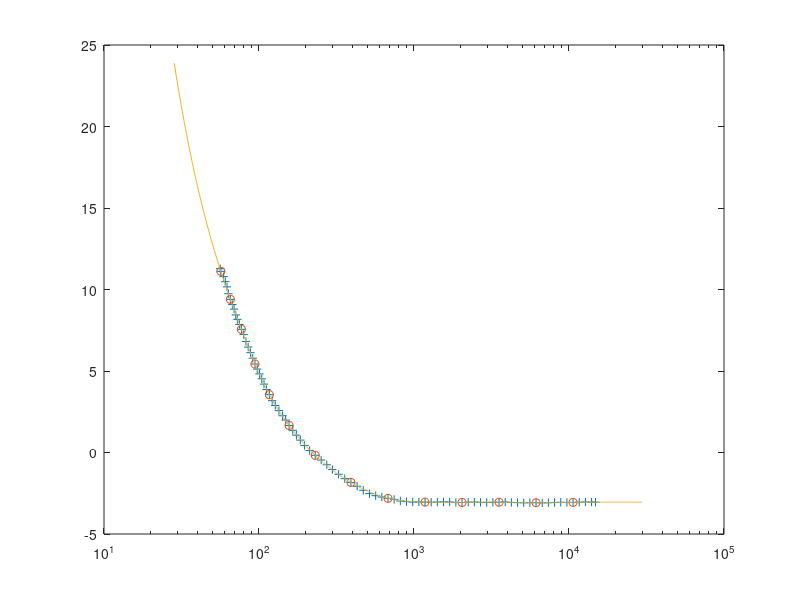

Write MATLAB code to recreate this figure. (Note: this script raises an error after producing the figure.)
% Data from Moore et al. (2000) JAES, Fig. 9
% Extracted with WebPlotDigitizer.

dat = [ 56.74224223182155, 11.11385239244856; ...
        56.186798017741935, 11.27706084394175; ...
        59.08743957425362, 10.790117546589961; ...
        60.59624873760155, 10.482451443616497; ...
        62.14420269914844, 10.161029386150695; ...
        63.4712956254872, 9.741097952486141; ...
        65.36559120139593, 9.394381680788065; ...
        67.31502933150387, 9.076323647615688; ...
        69.0325035157561, 8.797315783167925; ...
        70.79778082543476, 8.440357509930255; ...
        72.45275611859401, 8.16711877535246; ...
        74.76875032766966, 7.855901237261422; ...
        76.99773265172901, 7.553891817663439; ...
        79.62520150333678, 7.233466161079349; ...
        82.34825805824775, 6.813309834425819; ...
        85.1597879100794, 6.468811257480141; ...
        88.06730886474827, 6.1243126805344605; ...
        91.07364608090566, 5.78669208083495; ...
        94.18389597254131, 5.430157043708476; ...
        97.39722061432767, 5.118328858682096; ...
        100.71905092869517, 4.821976122459596; ...
        104.15469271890369, 4.518745408990926; ...
        107.70897963917551, 4.196845900139799; ...
        111.85058897139635, 3.8613119861022813; ...
        116.63449911279153, 3.5469265803804273; ...
        121.62760891055392, 3.1802685475876924; ...
        127.3573248451631, 2.885066513825448; ...
        134.4745368402145, 2.569670160572196; ...
        141.98941858930448, 2.2549288527709628; ...
        148.67530144221863, 1.9881557916262143; ...
        156.33284307379694, 1.6590784482102858; ...
        165.06705382946993, 1.3626784130655007; ...
        174.28981593961691, 1.0616930597566014; ...
        184.79612960407871, 0.759977696666029; ...
        196.75699540597284, 0.4345566045643192; ...
        212.1239292151455, 0.12472996713982276; ...
        230.6020912012362, -0.17252234103857944; ...
        251.73517427876763, -0.46359690695921785; ...
        273.6625492701616, -0.7541101869267308; ...
        297.5003841720752, -1.0468466514586616; ...
        326.1194094218453, -1.336120369732729; ...
        357.48637243226545, -1.6053854269270325; ...
        391.85896725159466, -1.8346331619618148; ...
        429.5388404388756, -2.0713841449015042; ...
        470.84528687722934, -2.3181394583810793; ...
        516.1081123181725, -2.5223763670661583; ...
        565.6904373046993, -2.649079714067156; ...
        620.0154101969238, -2.729513032321208; ...
        679.5579888636125, -2.8111968918927452; ...
        744.8099409317279, -2.876623714336972; ...
        816.3444103882639, -2.9708129870833595; ...
        894.7162165815296, -3.0137300658128545; ...
        980.5987017070146, -3.0378890247800783; ...
        1074.7006660563613, -3.0307844508101667; ...
        1177.8500228757878, -3.043688537920019; ...
        1290.8937888972675, -3.0503399184424502; ...
        1414.7715676083933, -3.041984803155053; ...
        1550.5370044602491, -3.033629687867659; ...
        1699.343144212276, -3.0352789031201475; ...
        1862.467301912425, -3.0644400273573105; ...
        2041.2059291280782, -3.063588159974824; ...
        2237.07970130105, -3.051481420734973; ...
        2451.753913539242, -3.041875764130097; ...
        2687.077162926608, -3.0572809338749174; ...
        2944.9738208971858, -3.0664333970323163; ...
        3227.5671785269124, -3.0518255751574976; ...
        3537.3063251103404, -3.048472625140043; ...
        3876.7491351509625, -3.037616427217678; ...
        4248.884051935649, -3.0655270101373553; ...
        4656.681902880647, -3.07593001461224; ...
        5103.605406927827, -3.0825813951346674; ...
        5593.381853335339, -3.0792284451172165; ...
        6130.182690309623, -3.080877660369705; ...
        6718.5249446318985, -3.0875290408921288; ...
        7363.253390546308, -3.079173925604735; ...
        8069.822643151197, -3.065816645047402; ...
        8844.209428676546, -3.0549604471250333; ...
        9693.064500115444, -3.0666139929174037; ...
        10623.24767131274, -3.0595094189474956; ...
        11642.684231887188, -3.051154303660102; ...
        12759.902703086522, -3.0377970231027653; ...
        13984.5048934393, -3.041947320990225; ...
        14824.323198165357, -3.046748445557899];

figure(42)
semilogx(dat(:,1),dat(:,2), '+')

s = 6;
x_spline = log([dat(1:s:end,1); 20000; 40000]);
y_spline = [dat(1:s:end,2); dat(end,2); dat(end,2)];
K_spline = spline(x_spline, y_spline);

hold on
semilogx(dat(1:s:end,1), dat(1:s:end,2), 'o');
f = linspace(log(dat(1,1)/2), log(dat(end,1)*2), 1000);
semilogx(exp(f), ppval(K_spline, f))
hold off

% Saving to TENnoise.m

str = fileread('../TENnoise.m');
new_K_spline_literal = sprintf('%%<K_spline_json>\n%s;\n%%</K_spline_json>', struct_to_literal(K_spline, 'K_spline', '    '));
new_str = regexprep(str, '%<K_spline_json>\n.*\n%</K_spline_json>', new_K_spline_literal);
fid = fopen('../TENnoise.m', 'w');
fprintf(fid, '%s', new_str);
fclose(fid);

%------ Testing speed of jsondecode vs. literal
%{
N = 1000;
tic
for i=1:N
    K_spline_json = '{"form":"pp","breaks":[4.0385189462562581,4.1799959915900082,4.3437759753386977,4.5452492112622185,4.759045105906722,5.0519873437847469,5.4406936763161129,5.9709019976356377,6.5214425704408736,7.0714460410602626,7.6212960539122676,8.1711207913672919,8.72097983114679,9.2708000551380678,9.9034875525361272,10.596634733096073],"coefs":[[-4.519266668778422,5.0200960908643246,-12.773479929467161,11.11385239244856],[-4.5192666687784726,3.1019786047421,-11.624392799552744,9.3943816807880651],[6.2417003026700364,0.88148234003656967,-10.971981630753366,7.5538918176634393],[1.1626546636996522,4.654089012967864,-9.8567121575780288,5.4301570437084763],[-3.7177161531014011,5.3998013949326626,-7.70723166316314,3.5469265803804273],[-0.2667651408333015,2.1325731258782525,-5.5006810145013771,1.6590784482102858],[-0.48693099975306858,1.8214932272566815,-3.9637103837886265,-0.17252234103857944],[0.30552257306376412,1.046968623324138,-2.4428280412230694,-1.8346331619618148],[-0.8722474383801877,1.5515763404625011,-1.0122236083998122,-2.8111968918927452],[-0.0030369809055149043,0.11235898541857622,-0.097053404279015348,-3.0436885379200191],[-0.18287681551749871,0.10734933344879026,0.02375321767389851,-3.0635881599748238],[0.23800645954255562,-0.1943012577867686,-0.024055101296439584,-3.0484726251400431],[-0.15983527170003634,0.19830875212939447,-0.021851544305281561,-3.0808776603697048],[0.025591020897331927,-0.065333242534067568,0.051261080165775352,-3.0595094189474956],[0.025591020897331927,-0.016759885631884443,-0.00067821564711896326,-3.046748445557899]],"pieces":15,"order":4,"dim":1}';
    K_spline = jsondecode(K_spline_json);
end
toc

tic
for i=1:N
    K_spline = struct('form', 'pp', ...
         'breaks', [4.0385, 4.18, 4.3438, 4.5452, 4.759, 5.052, 5.4407, 5.9709, 6.5214, 7.0714, 7.6213, 8.1711, 8.721, 9.2708, 9.9035, 10.5966], ...
         'coefs', [-4.5193, 5.0201, -12.7735, 11.1139 ; -4.5193, 3.102, -11.6244, 9.3944 ; 6.2417, 0.88148, -10.972, 7.5539 ; 1.1627, 4.6541, -9.8567, 5.4302 ; -3.7177, 5.3998, -7.7072, 3.5469 ; -0.26677, 2.1326, -5.5007, 1.6591 ; -0.48693, 1.8215, -3.9637, -0.17252 ; 0.30552, 1.047, -2.4428, -1.8346 ; -0.87225, 1.5516, -1.0122, -2.8112 ; -0.003037, 0.11236, -0.097053, -3.0437 ; -0.18288, 0.10735, 0.023753, -3.0636 ; 0.23801, -0.1943, -0.024055, -3.0485 ; -0.15984, 0.19831, -0.021852, -3.0809 ; 0.025591, -0.065333, 0.051261, -3.0595 ; 0.025591, -0.01676, -0.00067822, -3.0467], ...
         'pieces', 15, ...
         'order', 4, ...
         'dim', 1);
end
toc
%}
% Literals are about 10x faster